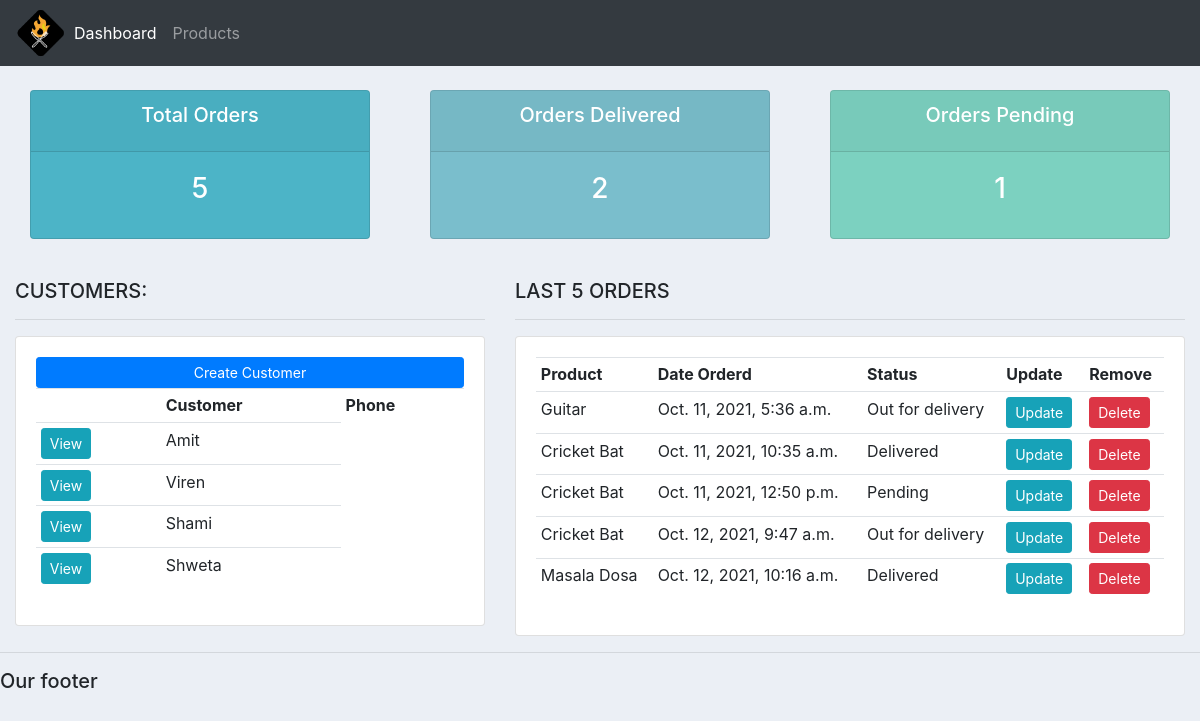
Before: / with the older database file.
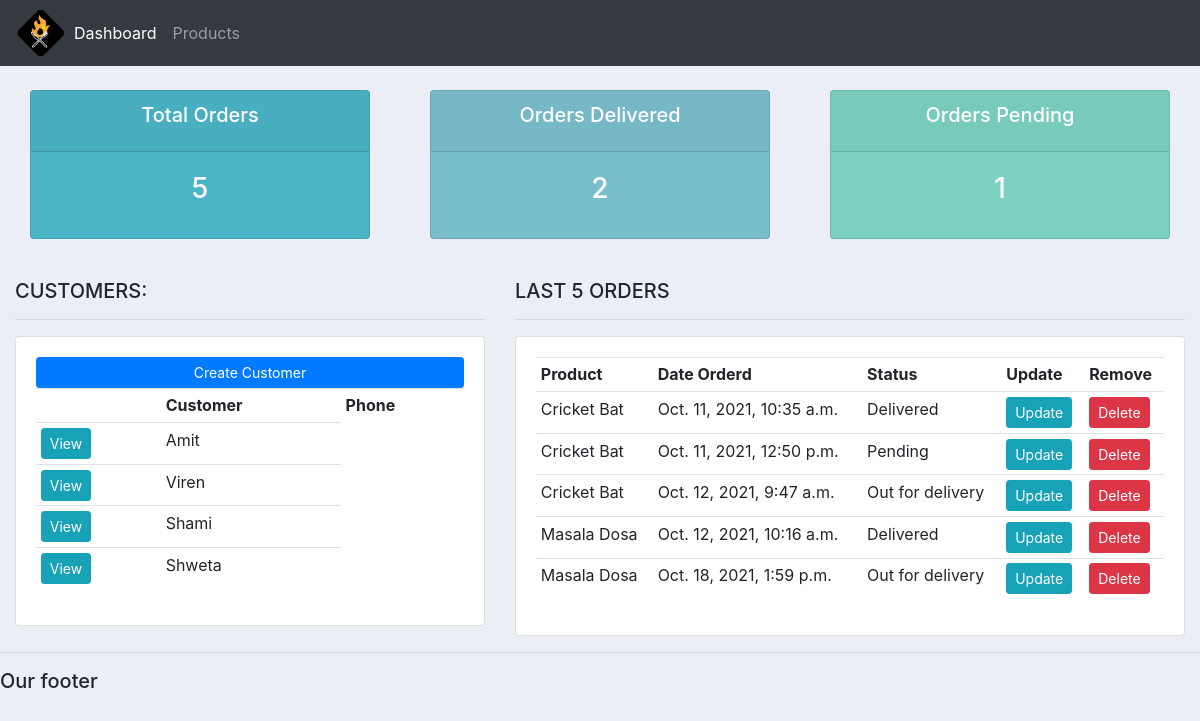
After: the same page with the newer database file.
### accounts/models.py (models this page shows, shortened)
class Customer(models.Model):
    name = models.CharField(max_length=200, null=True)
    phone = models.CharField(max_length=20, null=True)
    email = models.CharField(max_length=200, null=True)
    date_created = models.DateTimeField(auto_now_add=True, null=True)

class Order(models.Model):
    STATUS = (
        ('Pending', 'Pending'),
        ('Out for delivery', 'Out for delivery'),
        ('Delivered', 'Delivered')
    )
    customer = models.ForeignKey(Customer, null=True, on_delete=models.SET_NULL)
    product = models.ForeignKey(Product, null=True, on_delete=models.SET_NULL)
    date_created = models.DateTimeField(auto_now_add=True, null=True)
    status = models.CharField(max_length=200, null=True, choices=STATUS)
    note = models.CharField(max_length=1000, null=True)

class Product(models.Model):
    CATEGORY = (
        ('Indoor', 'Indoor'),
        ('Out door', 'Out door')
    )
    name = models.CharField(max_length=200, null=True)
    price = models.FloatField(null=True)
    category = models.CharField(max_length=200, null=True, choices=CATEGORY)
    description = models.CharField(max_length=200, null=True, blank=True)
    date_created = models.DateTimeField(auto_now_add=True, null=True)
    tags = ManyToManyField(Tag)
    def __str__(self):
        return self.name

### accounts/views.py (the view)
# urls.py: path('', views.home, name="home"),
def home(request):
    customer = Customer.objects.all()
    order = Order.objects.all()
    total_customer = customer.count()
    total_order = order.count()
    pending = order.filter(status='Pending').count()
    delivered = order.filter(status='Delivered').count()
    dict = {
        'customers':customer, 'orders':order, 'total_customers':total_customer,
        'total_orders':total_order, 'pendings':pending, 'delivered':delivered
    }
    return render(request, 'accounts/dashboard.html', dict)

### accounts/templates/accounts/dashboard.html
{%  extends 'accounts/main.html' %}
{% block content %}
{%  include 'accounts/status.html' %}
<br>
<div class="row">
	<div class="col-md-5">
		<h5>CUSTOMERS:</h5>
		<hr>
		<div class="card card-body">
			<a class="btn btn-primary  btn-sm btn-block" href="">Create Customer</a>
			<table class="table table-sm">
				<tr>
					<th></th>
					<th>Customer</th>
					<th>Phone</th>
				</tr>
                {% for i in customers %}
                <tr>
                    <td><a class="btn btn-sm btn-info" href="{% url 'costumers' i.id %}">View</a></td>
                    <td>{{ i.name }}</td>
                </tr>
                {% endfor %}
			</table>
		</div>
	</div>
	<div class="col-md-7">
		<h5>LAST 5 ORDERS</h5>
		<hr>
		<div class="card card-body">
			<table class="table table-sm">
				<tr>
					<th>Product</th>
					<th>Date Orderd</th>
					<th>Status</th>
					<th>Update</th>
					<th>Remove</th>
				</tr>
				{% for order in orders %}
					<tr>
						<td>{{order.product}}</td>
						<td>{{order.date_created}}</td>
						<td>{{order.status}}</td>
						<td><a class="btn btn-sm btn-info" href="{% url 'update_order' order.id %}">Update</a></td>
						<td><a class="btn btn-sm btn-danger"href="{% url 'delete_order' order.id %}">Delete</a></td>
					</tr>
				{% endfor %}
			</table>
		</div>
	</div>
</div>
{% endblock %}

Changed rows visible on the page:
removed Order: product "Guitar", date_created "Oct. 11, 2021, 5:36 a.m.", status "Out for delivery"
added Order: product "Masala Dosa", date_created "Oct. 18, 2021, 1:59 p.m.", status "Out for delivery"
